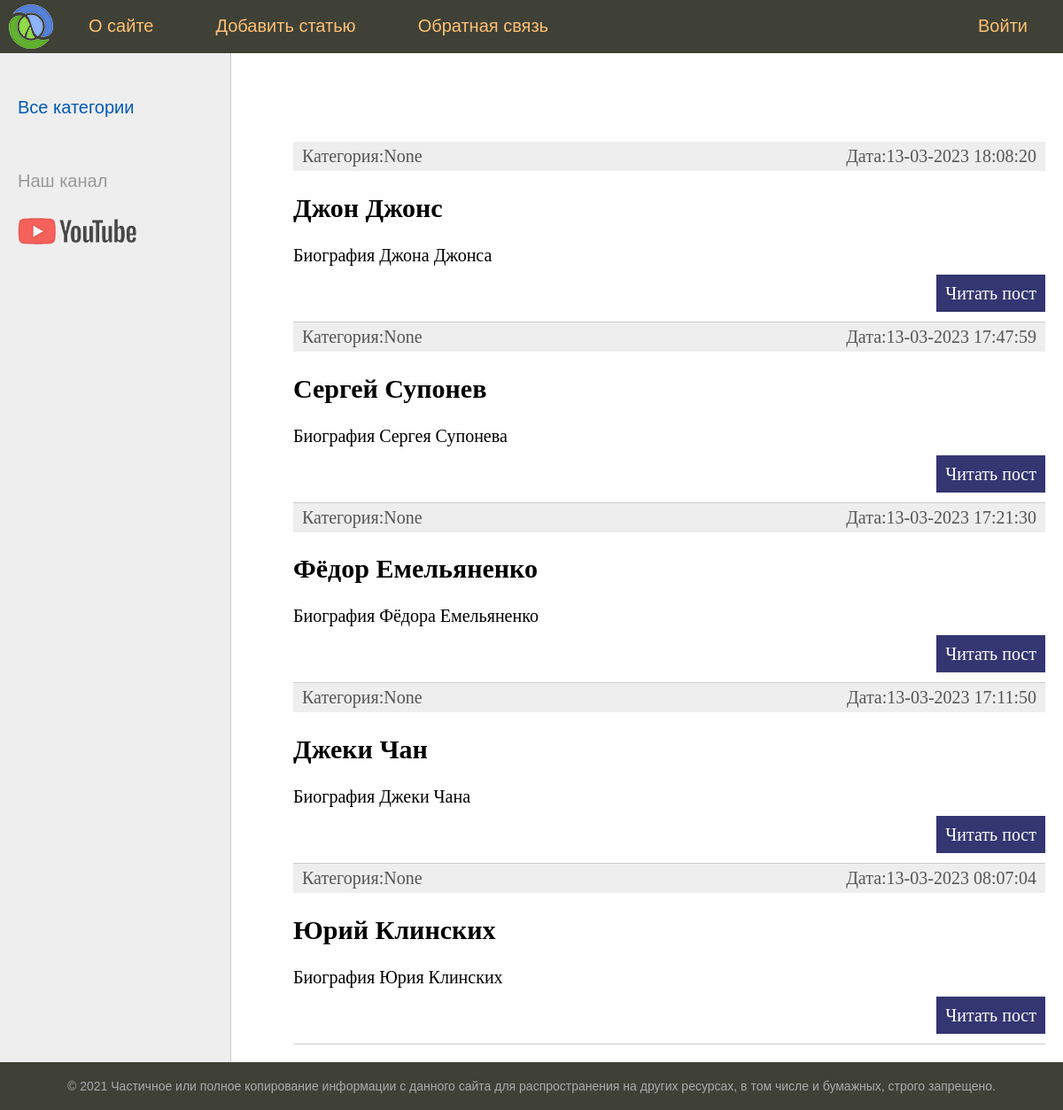
The app's page /, older data.
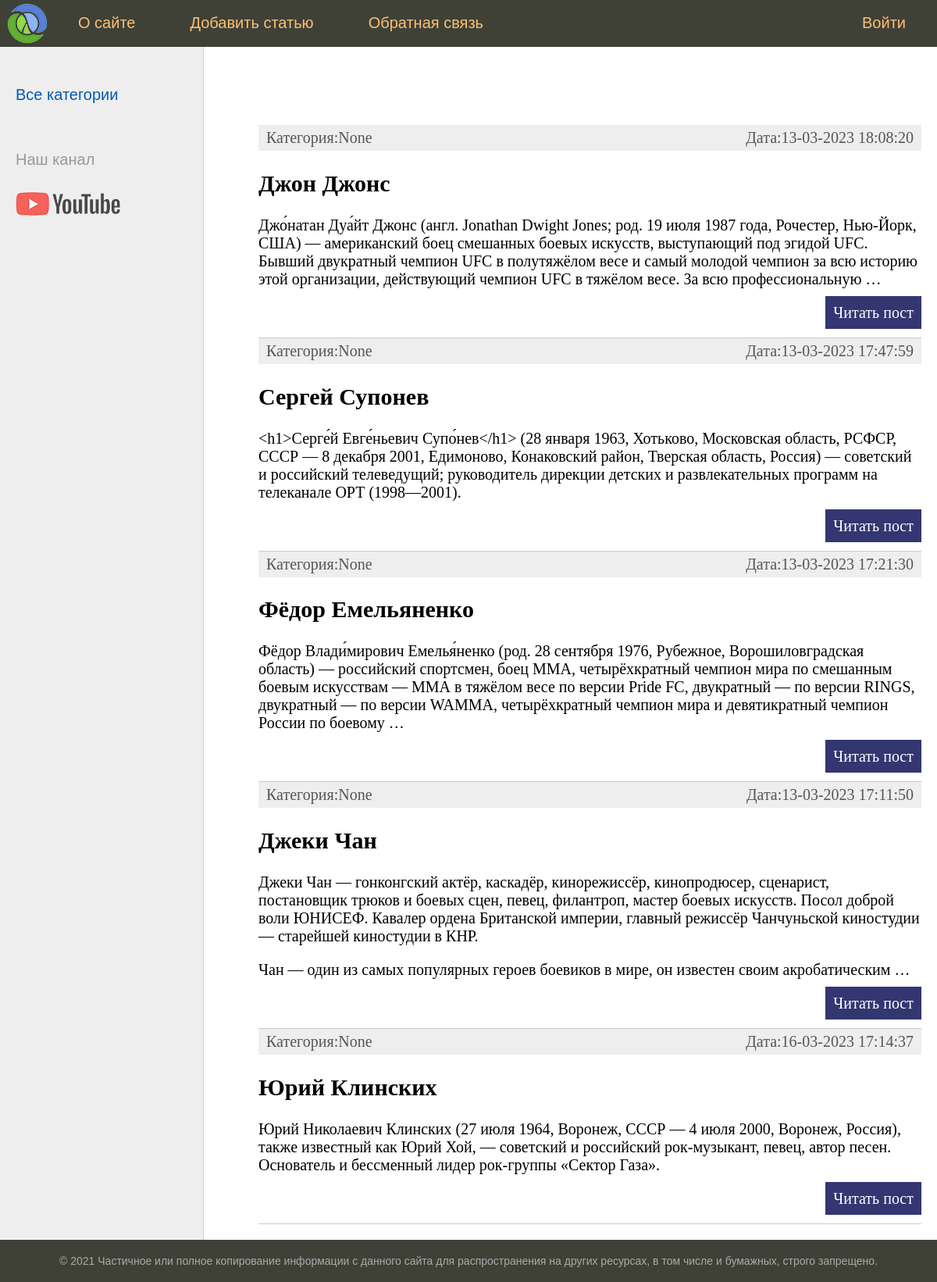
The same page, newer data.
### greats/models.py (models this page shows, shortened)
class Greats(models.Model):
    title = models.CharField(max_length=255, verbose_name="Заголовок")
    content = models.TextField(blank=True, verbose_name="Текст статьи")
    photo = models.ImageField(upload_to="photos/%Y/%m/%d", verbose_name="Фото")
    time_create=models.DateTimeField(auto_now_add=True, verbose_name="Время создания")
    time_update=models.DateTimeField(auto_now=True, verbose_name="Время изменения")
    is_published=models.BooleanField(default=True, verbose_name="Публикация")
    cat = models.ForeignKey('Category', on_delete=models.PROTECT, null=True, verbose_name="Категории")
    class Meta:
        verbose_name="Выдающиеся люди"
        verbose_name_plural='Выдающиеся люди'
        ordering=['-time_create','title'] # если первое поле имеет
    def get_absolute_url(self):
        return reverse('post', kwargs={'post_id':self.pk})

### greats/views.py (the view)
# urls.py: path('', index, name='home'),
def index(request):
    posts= Greats.objects.all()
    categories=Category.objects.all()
    context= {
        'posts': posts,
        'menu': menu,
        'title': 'Главная страница.',
        'cat_selected':0,
        'categories':categories
    }
    return render (request, 'greats/index.html', context=context)

### greats/templates/greats/index.html (shortened to what this page needs)
{% extends 'greats/base.html' %}
{% block content %}
<ul class="list-articles">
	{% for p in posts %}
				<li><div class="article-panel">
					<p class="first">Категория:{{p.cat}}</p>
					<p class="last">Дата:{{p.time_update|date:"d-m-Y H:i:s"}}</p>
				</div>
			<h2>{{p.title}}</h2>
	{% autoescape  on %}
	{{p.content|linebreaks|truncatewords:50}}
	{% endautoescape  %}
			<p class="link-read-post"><a href="{{p.get_absolute_url}}">Читать пост</a></p>
			</li>
	{% endfor %}
</ul>
{% endblock %}

Row changes from the older to the newer data that the page shows:
changed Greats "Джон Джонс": content "Биография Джона Джонса" → "Джо́натан Дуа́йт Джонс (англ. Jonathan Dwight Jones; род. 19 июля 1987 года, Рочестер, Нью-Йорк, США) — американский боец смешанных боевых искусств, выступающий под эгидой UFC. Бывший двукратный чемпион UFC в полутяжёлом весе и самый молодой чемпион за всю историю этой организации, действующий чемпион UFC в тяжёлом весе. За всю профессиональную …"
changed Greats "Сергей Супонев": content "Биография Сергея Супонева" → "<h1>Серге́й Евге́ньевич Супо́нев</h1> (28 января 1963, Хотьково, Московская область, РСФСР, СССР — 8 декабря 2001, Едимоново, Конаковский район, Тверская область, Россия) — советский и российский телеведущий; руководитель дирекции детских и развлекательных программ на телеканале ОРТ (1998—2001)."
changed Greats "Фёдор Емельяненко": content "Биография Фёдора Емельяненко" → "Фёдор Влади́мирович Емелья́ненко (род. 28 сентября 1976, Рубежное, Ворошиловградская область) — российский спортсмен, боец ММА, четырёхкратный чемпион мира по смешанным боевым искусствам — ММА в тяжёлом весе по версии Pride FC, двукратный — по версии RINGS, двукратный — по версии WAMMA, четырёхкратный чемпион мира и девятикратный чемпион России по боевому …"
changed Greats "Джеки Чан": content "Биография Джеки Чана" → "Джеки Чан — гонконгский актёр, каскадёр, кинорежиссёр, кинопродюсер, сценарист, постановщик трюков и боевых сцен, певец, филантроп, мастер боевых искусств. Посол доброй воли ЮНИСЕФ. Кавалер ордена Британской империи, главный режиссёр Чанчуньской киностудии — старейшей киностудии в КНР. Чан — один из самых популярных героев боевиков в мире, он известен своим акробатическим …"
changed Greats "Юрий Клинских": time_update "13-03-2023 08:07:04" → "16-03-2023 17:14:37"; content "Биография Юрия Клинских" → "Юрий Николаевич Клинских (27 июля 1964, Воронеж, СССР — 4 июля 2000, Воронеж, Россия), также известный как Юрий Хой, — советский и российский рок-музыкант, певец, автор песен. Основатель и бессменный лидер рок-группы «Сектор Газа»."
